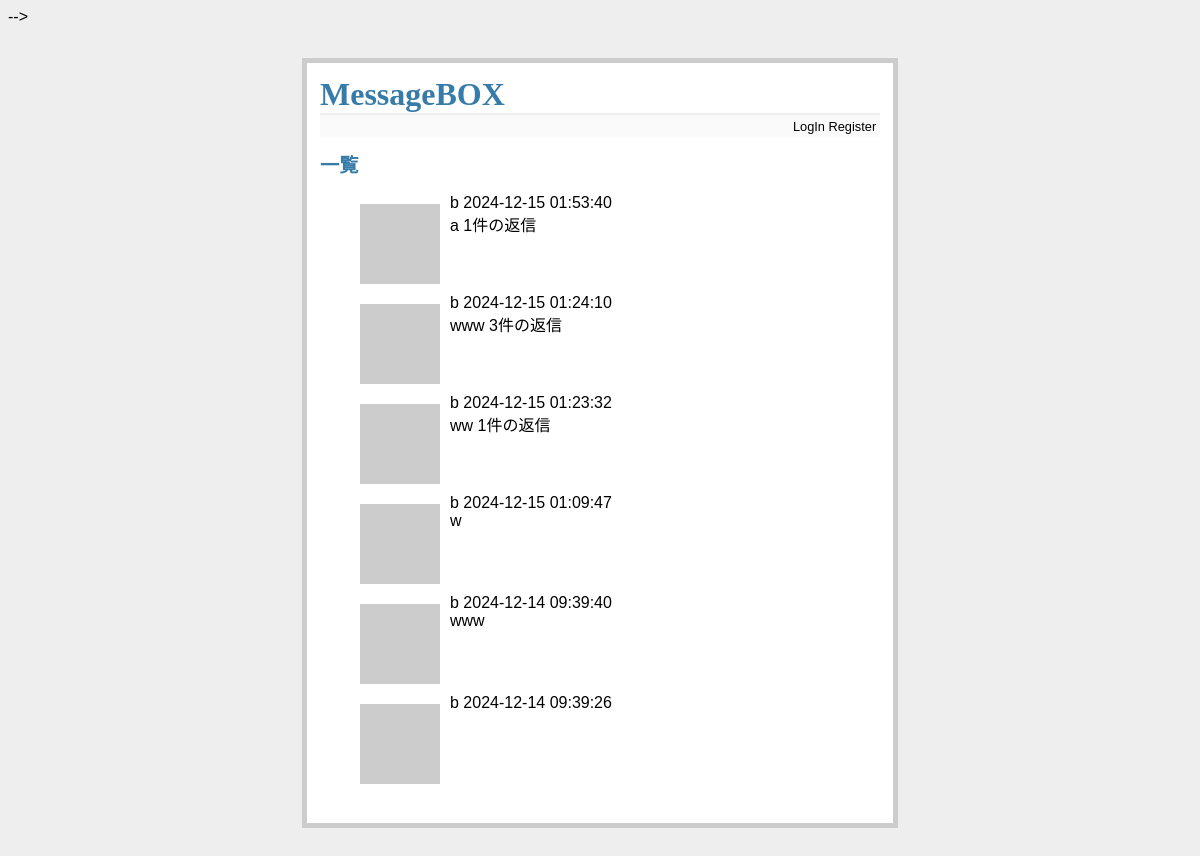
The page / on the database its author committed.
### config.py (models this page shows)
class Message(Model):
    id = IntegerField(primary_key=True)
    user = ForeignKeyField(User, backref="messages", on_delete="CASCADE")  # 参照先が削除された場合は削除する
    content = TextField()
    pub_date = TimestampField(default=datetime.datetime.now)
    reply_to = ForeignKeyField(
        "self", backref="messages", on_delete="CASCADE", null=True
    )  # 参照先が削除された場合は削除する nullを許容する
    class Meta:
        database = db
        table_name = "messages"

class User(UserMixin, Model):
    id = IntegerField(primary_key=True)
    name = CharField(unique=True)
    email = CharField(unique=True)
    password = TextField()
    class Meta:
        database = db
        table_name = "users"

### app.py (the view)
@app.route("/", methods=["GET", "POST"])
def index():
    if request.method == "POST" and current_user.is_authenticated:
        if not request.form["content"]:
            flash("Message を入力してください")
            return redirect(request.url)
        Message.create(user=current_user, content=request.form["content"])
    messages = (
        Message.select()
        .where(Message.reply_to.is_null(True))
        .order_by(Message.pub_date.desc(), Message.id.desc())
    )
    return render_template("index.html", messages=messages)

### templates/index.html (shortened to what this page needs)
{% extends "base.html" %}
{% block content %}
    <h2>一覧</h2>
    <ul>
        {% for message in messages %}
        <div class="message">
            <li>
                <img src="http://www.gravatar.com/avatar/{{ message.user.email }}?d=identicon&s=80" alt=""
                    class="avatar">
                {{ message.user.name }} {{ message.pub_date }}
                <div class="message-content">
                    <a href="{{ url_for('show', message_id=message.id) }}">
                        {{ message.content }}
                    </a>
                    {% if message.messages.count() > 0 %}
                        {{ message.messages.count() }}件の返信
                    {% endif %}
                </div>
            </li>
        </div>
        {% endfor %}
    </ul>
{% endblock %}

### templates/base.html (shortened to what this page needs)
<!DOCTYPE html>
<html lang="ja">
<head>
    <link rel=stylesheet href="{{ url_for('static', filename='style.css') }}">
</head>
<body>
    <div class="page">
        <h1><a href="{{ url_for('index') }}">MessageBOX</a></h1>
        <div class="metanav">
            {% if not current_user.is_authenticated %}
                <a href="{{ url_for('login') }}">LogIn</a>
                <a href="{{ url_for('register') }}">Register</a>
            {% else %}
                <a href="{{ url_for('unregister') }}" onclick="if(!confirm('本当に削除していいですか？')) return false">Unregister</a>
                <a href="{{ url_for('logout') }}">LogOut</a>
            {% endif %}
        </div>
        {% block content %}{% endblock %}
    </div>
</body>
</html>

### static/style.css (style rules this page uses)
body { font-family: sans-serif; background: #eee; }
a:link, a:visited { color: unset; text-decoration: none; }
a, h1, h2 { color: #377BA8; }
h1, h2 { font-family: 'Georgia', serif; margin: 0; }
h1 { border-bottom: 2px solid #eee; }
h2 { font-size: 1.2em; }
.page { margin: 2em auto; width: 35em; border: 5px solid #ccc; padding: 0.8em; background: white; }
.page ul { list-style-type: none; }
.page li { clear: both; }
.metanav { text-align: right; font-size: 0.8em; padding: 0.3em; margin-bottom: 1em; background: #fafafa; }
.avatar { display: block; float: left; margin: 10px 10px 10px 0; }
.message-content { min-height: 80px; word-break: keep-all; overflow-wrap: break-word; }
.message { display: flex; }

### rows shown on the page
Message: user.name "b", pub_date "2024-12-15 01:53:40", content "a", messages.count "1"
Message: user.name "b", pub_date "2024-12-15 01:24:10", content "www", messages.count "3"
Message: user.name "b", pub_date "2024-12-15 01:23:32", content "ww", messages.count "1"
Message: user.name "b", pub_date "2024-12-15 01:09:47", content "w"
Message: user.name "b", pub_date "2024-12-14 09:39:40", content "www"
Message: user.name "b", pub_date "2024-12-14 09:39:26"
